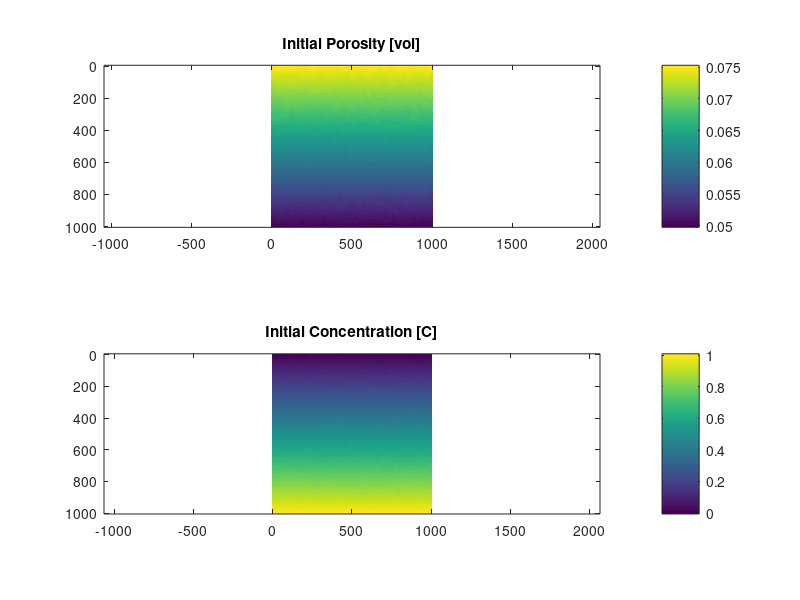

Reproduce this figure in MATLAB. (Note: this script raises an error after producing the figure.)
clear; close all; clc;

%% SET MODEL PARAMETERS

% set domain parameters
N     = 200;      % num. grid size
D     = 1e3;      % phys. domain depth [m]
h     = D./N;     % grid spacing [m] 

% set physical parameters
f0    = 0.05;     % background porosity [vol]
mu    = 1e-3;     % pore fluid viscosity (water) [Pa s]
a     = 5e-3;     % grain size of matrix (sandstone) [m]
b     = 100;      % geom. factor for permeability [1]
n     = 3;        % permeability powerlaw [1]
rhol0 = 1000;     % fluid density [kg/m3]
grav  = 9.81;     % gravity [m/s2]
kT    = 1e-6;     % thermal diffusivity [m2/s]
aT    = 1e-4;     % thermal expansivity [1/K]

% set initial condition parameters
C0    = 1;        % background concentration [C]
smth  = (N/50)^2; % smoothness of random noise

% set model timing parameters
tend  = 1e11;     % model stopping time [s]
nop   = 10;       % print output every 'nop' steps

% set numerical solver parameters
CFL   = 0.75;     % Courant number to limit time step size
tol   = 1e-8;     % residual tolerance for iterative solver
alpha = 0.99;     % step size for iterative solver
beta  = 0.95;     % damping parameter for iterative solver


%% INITIAL MODEL SETUP

% initialise grid coordinates
x = linspace(-h/2,D+h/2,N+2);
z = linspace(-h/2,D+h/2,N+2);
[X,Z] = meshgrid(x,z);

% initialise smooth random noise
rng(5);
rn = rand(N+2,N+2) - 0.5;
for i=1:smth
   rn(2:end-1,2:end-1) = rn(2:end-1,2:end-1) ...
                       + diff(rn(:,2:end-1),2,1)./8 ...
                       + diff(rn(2:end-1,:),2,2)./8;
    rn([1 end],:) = (rn([end-1 2],:));
    rn(:,[1 end]) = (rn(:,[end-1 2]));
end
rn = rn./max(abs(rn(:)));

% set initial condition
f = f0 + f0/2.*(1-Z/D) + f0/100.*rn;  % porosity    (linear decrease + random perturbation)
C =  0 + C0  .*   Z/D  + C0/100.*rn;  % concentration (linear increase + random perturbation) 

% plot initial condition
figure(1);
subplot(2,1,1)
imagesc(x,z,f); axis equal tight; colorbar;
title('Initial Porosity [vol]')
subplot(2,1,2)
imagesc(x,z,C); axis equal tight; colorbar;
title('Initial Concentration [C]')
drawnow

% prepare solution & residual arrays for VP solver
w = zeros(N+1,N+2);  % vertical Darcy speed
u = zeros(N+2,N+1);  % horizontal Darcy speed
p = zeros(N+2,N+2);  % pore fluid pressure
F = zeros(N+2,N+2);  % residual for pressure equation


%% MAIN TIME STEPPING LOOP
m    = 0;
time = 0;
while time <= tend

    fprintf(1,'\n\n*****  step = %d,  time = %e [s] \n\n',m,time);

    % calculate permeability [m2]
    k = a^2/b * f.^n;  % Kozeny-Carman relationship
    
    % calculate Darcy coefficient [m2/Pas]
    K = k/mu;
    
    % calculate iterative step size
    dtau = (h/2)^2./K;
        
    % update density difference
    Drho = rhol0.*aT.*(C-mean(C,2));
    
    % UPDATE VELOCITY-PRESSURE SOLUTION (PSEUDO-TRANSIENT SOLVER)
    Fnorm = 1e6;
    pi    = p;
    it    = 0;
    while Fnorm >= tol || it < 100
        
        % store previous iterative solution guesses
        pii = pi; pi = p;
        
        % calculate pressure gradient [Pa/m]
        gradPz = diff(p,1,1)./h;  % vertical gradient
        gradPx = diff(p,1,2)./h;  % horizontal gradient
        
        % calculate Darcy segregation speed [m/s]
        w = -(K(1:end-1,:)+K(2:end,:))./2 .* (gradPz + (Drho(1:end-1,:)+Drho(2:end,:))./2.*grav);
        u = -(K(:,1:end-1)+K(:,2:end))./2 .* (gradPx + 0                                       );
        
        % calculate residual of pressure equation
        F(2:end-1,2:end-1) = diff(w(:,2:end-1),1,1)./h + diff(u(2:end-1,:),1,2)./h;

        % update pressure solution
        p = pi - alpha.*F.*dtau + beta.*(pi-pii);
        
        % apply pressure boundary conditions
        p(:,1  ) = p(:,2    );
        p(:,end) = p(:,end-1);
        p(1  ,:) = p(2    ,:) + (Drho(1  ,:)+Drho(2    ,:))./2.*grav.*h;
        p(end,:) = p(end-1,:) - (Drho(end,:)+Drho(end-1,:))./2.*grav.*h;
        
        % get preconditioned residual norm to monitor convergence
        Fnorm = norm(F(:).*dtau(:),2)./norm(p(:),2);
        
        % print convergence
        if ~mod(it,100); fprintf(1,'---  %d,  %e\n',it+1,Fnorm); end
        
        it = it+1;
    end
    fprintf(1,'---  %d,  %e\n\n',it,Fnorm);
        
    % UPDATE CONCENTRATION SOLUTION (EXPLICIT SOLVER)
    dt = CFL .* min([(h/2)/max(abs(w(:))) , (h/2)/max(abs(u(:))) , (h/2)^2./kT]);  % diffusive timestep

    % calculate concentration diffusion
    C(2:end-1,2:end-1) = C(2:end-1,2:end-1) + kT.* (diff(C(:,2:end-1),2,1)./h^2 ...
                                                   + diff(C(2:end-1,:),2,2)./h^2) .* dt;
    
    % calculate concentration advection
    wp = max(0, (w(1:end-1,2:end-1)+w(2:end,2:end-1))./2);
    wm = min(0, (w(1:end-1,2:end-1)+w(2:end,2:end-1))./2);
    up = max(0, (u(2:end-1,1:end-1)+u(2:end-1,2:end))./2);
    um = min(0, (u(2:end-1,1:end-1)+u(2:end-1,2:end))./2);
    
    grdCzp = diff(C(2:end  ,2:end-1),1,1)./h;
    grdCzm = diff(C(1:end-1,2:end-1),1,1)./h;
    grdCxp = diff(C(2:end-1,2:end  ),1,2)./h;
    grdCxm = diff(C(2:end-1,1:end-1),1,2)./h;
    
    C(2:end-1,2:end-1) = C(2:end-1,2:end-1) - (wp.*grdCzm + wm.*grdCzp ...
                                            +  up.*grdCxm + um.*grdCxp) .* dt;

    % apply concentration boundary conditions
    C(:,1  ) = C(:,2    );  % left boundary: insulating
    C(:,end) = C(:,end-1);  % right boundary: unsulating
    C(1  ,:) = 0;           % top boundary: isothermal
    C(end,:) = C0;          % bottom boundary: isothermal
    
    % plot solution
    if ~mod(m,nop)
        figure(2);
        sgtitle(sprintf('Time elapsed %.1f years', time/31557600))
        subplot(2,2,1);
        imagesc(x,z,-w.*3600*24*365.25); axis equal tight; colorbar;
        title('Segregation z-speed [m/yr]')
        subplot(2,2,2);
        imagesc(x,z,u.*3600*24*365.25); axis equal tight; colorbar;
        title('Segregation x-speed [m/yr]')
        subplot(2,2,3);
        imagesc(x,z,p); axis equal tight; colorbar;
        title('Dynamic fluid pressure [Pa]')
        subplot(2,2,4);
        imagesc(x,z,C); axis equal tight; colorbar;
        title('Concentration [C]')
        drawnow  
            
        print(num2str(m),'-dpng')
        
        
      
    end
    
    % update time and step count
    m    = m + 1;
    time = time + dt;  

end 
